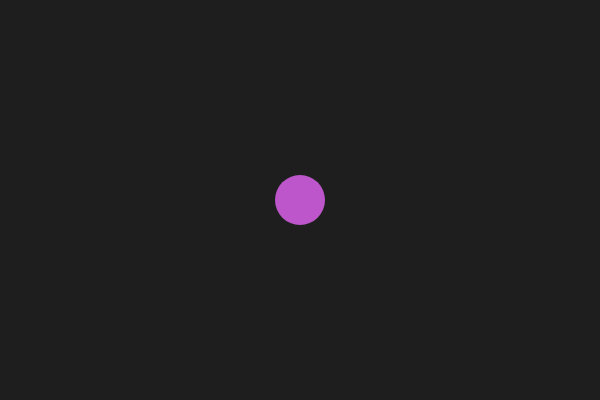
Frame 1 (no input)
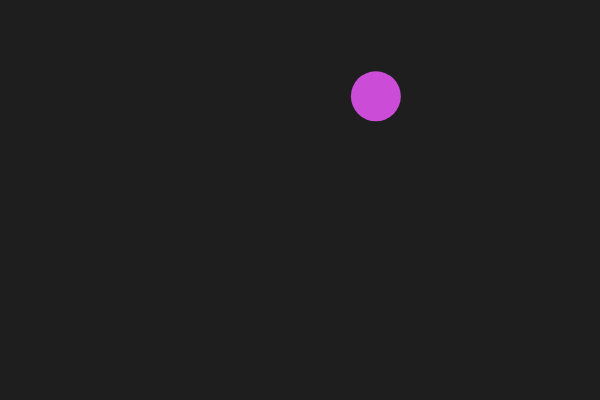
Frame 60 (no input)
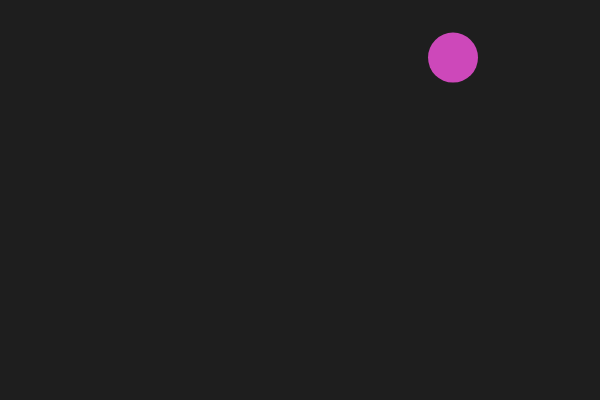
Frame 120 (the mouse pressed at the canvas centre since frame 60)

The p5.js sketch that drew these frames (run headless with seeded random() and noise() and a simulated clock; from frame 60 on, the mouse is pressed at the canvas centre):

// p5.js sketch
// ── sketch.js
let x, y;
let speedX, speedY;
let r, g, b;

function setup() {
  createCanvas(600, 400);
  x = width / 2;
  y = height / 2;
  speedX = random(-3, 3);
  speedY = random(-3, 3);
  r = random(255);
  g = random(255);
  b = random(255);
}

function draw() {
  background(30);

  r = (r + random(-5, 5)) % 255;
  g = (g + random(-5, 5)) % 255;
  b = (b + random(-5, 5)) % 255;

  fill(r, g, b);
  noStroke();
  ellipse(x, y, 50, 50);

  x += speedX;
  y += speedY;
  
  if (x < 25 || x > width - 25) {
    speedX *= -1;
  }
  if (y < 25 || y > height - 25) {
    speedY *= -1;
  }
}
